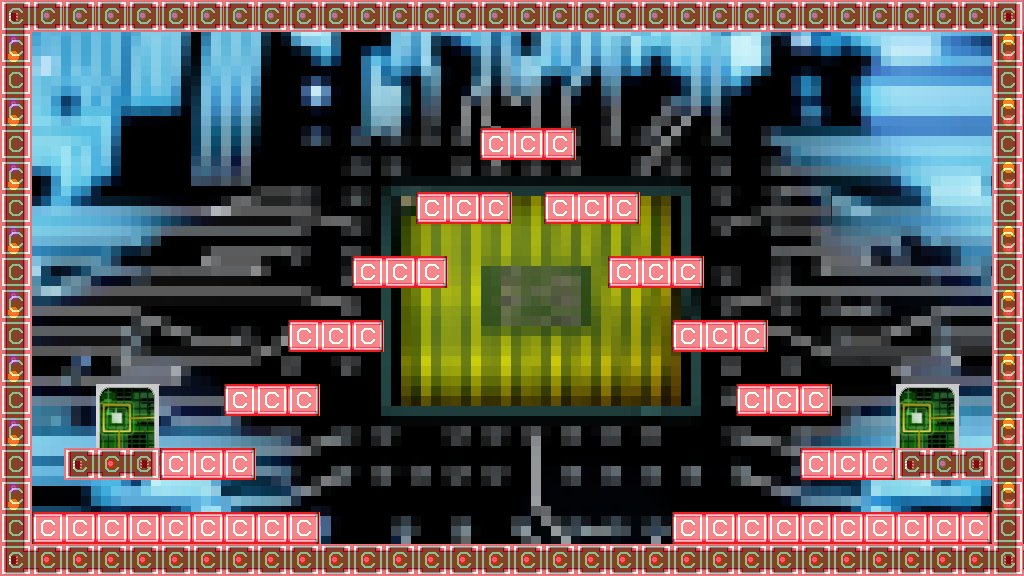

This is a level from a 2D game, rendered from its Tiled map with the project's own tilesets. A one-line summary and the complete map file follow:
An orthogonal 32x18 tile map with 32x32 px tiles, 4 tile layers (parallax, back, front, collision), 2 tilesets and 2 objects.

<map version="1.0" orientation="orthogonal" width="32" height="18" tilewidth="32" tileheight="32">
 <tileset firstgid="1" name="tilesetCollision" tilewidth="32" tileheight="32">
  <image source="../bitmaps/tilesetCollision.png" width="64" height="32" />
 </tileset>
 <tileset firstgid="3" name="tileset" tilewidth="32" tileheight="32">
  <image source="../bitmaps/tileset.png" width="1024" height="2528" />
 </tileset>
 <layer name="parallax" width="32" height="18">
  <data encoding="csv">
259,260,261,262,263,264,265,266,267,268,269,270,271,272,273,274,275,276,277,278,279,280,281,282,283,284,285,286,287,288,289,290,
291,292,293,294,295,296,297,298,299,300,301,302,303,304,305,306,307,308,309,310,311,312,313,314,315,316,317,318,319,320,321,322,
323,324,325,326,327,328,329,330,331,332,333,334,335,336,337,338,339,340,341,342,343,344,345,346,347,348,349,350,351,352,353,354,
355,356,357,358,359,360,361,362,363,364,365,366,367,368,369,370,371,372,373,374,375,376,377,378,379,380,381,382,383,384,385,386,
387,388,389,390,391,392,393,394,395,396,397,398,399,400,401,402,403,404,405,406,407,408,409,410,411,412,413,414,415,416,417,418,
419,420,421,422,423,424,425,426,427,428,429,430,431,432,433,434,435,436,437,438,439,440,441,442,443,444,445,446,447,448,449,450,
451,452,453,454,455,456,457,458,459,460,461,462,463,464,465,466,467,468,469,470,471,472,473,474,475,476,477,478,479,480,481,482,
483,484,485,486,487,488,489,490,491,492,493,494,495,496,497,498,499,500,501,502,503,504,505,506,507,508,509,510,511,512,513,514,
515,516,517,518,519,520,521,522,523,524,525,526,527,528,529,530,531,532,533,534,535,536,537,538,539,540,541,542,543,544,545,546,
547,548,549,550,551,552,553,554,555,556,557,558,559,560,561,562,563,564,565,566,567,568,569,570,571,572,573,574,575,576,577,578,
579,580,581,582,583,584,585,586,587,588,589,590,591,592,593,594,595,596,597,598,599,600,601,602,603,604,605,606,607,608,609,610,
611,612,613,614,615,616,617,618,619,620,621,622,623,624,625,626,627,628,629,630,631,632,633,634,635,636,637,638,639,640,641,642,
643,644,645,646,647,648,649,650,651,652,653,654,655,656,657,658,659,660,661,662,663,664,665,666,667,668,669,670,671,672,673,674,
675,676,677,678,679,680,681,682,683,684,685,686,687,688,689,690,691,692,693,694,695,696,697,698,699,700,701,702,703,704,705,706,
707,708,709,710,711,712,713,714,715,716,717,718,719,720,721,722,723,724,725,726,727,728,729,730,731,732,733,734,735,736,737,738,
739,740,741,742,743,744,745,746,747,748,749,750,751,752,753,754,755,756,757,758,759,760,761,762,763,764,765,766,767,768,769,770,
771,772,773,774,775,776,777,778,779,780,781,782,783,784,785,786,787,788,789,790,791,792,793,794,795,796,797,798,799,800,801,802,
803,804,805,806,807,808,809,810,811,812,813,814,815,816,817,818,819,820,821,822,823,824,825,826,827,828,829,830,831,832,833,834
</data>
 </layer>
 <layer name="back" width="32" height="18">
  <data encoding="csv">
0,0,0,0,0,0,0,0,0,0,0,0,0,0,0,0,0,0,0,0,0,0,0,0,0,0,0,0,0,0,0,0,
0,0,0,0,0,0,0,0,0,0,0,0,0,0,0,0,0,0,0,0,0,0,0,0,0,0,0,0,0,0,0,0,
0,0,0,0,0,0,0,0,0,0,0,0,0,0,0,0,0,0,0,0,0,0,0,0,0,0,0,0,0,0,0,0,
0,0,0,0,0,0,0,0,0,0,0,0,0,0,0,0,0,0,0,0,0,0,0,0,0,0,0,0,0,0,0,0,
0,0,0,0,0,0,0,0,0,0,0,0,0,0,0,0,0,0,0,0,0,0,0,0,0,0,0,0,0,0,0,0,
0,0,0,0,0,0,0,0,0,0,0,0,0,0,0,0,0,0,0,0,0,0,0,0,0,0,0,0,0,0,0,0,
0,0,0,0,0,0,0,0,0,0,0,0,0,0,0,0,0,0,0,0,0,0,0,0,0,6,0,0,0,0,0,0,
0,0,0,0,0,0,0,0,0,0,0,0,0,0,0,0,0,0,0,0,0,0,0,0,0,0,0,0,0,0,0,0,
0,0,0,0,0,0,0,0,0,0,0,0,0,0,0,0,0,0,0,0,0,0,0,0,0,0,0,0,0,0,0,0,
0,0,0,0,0,0,0,0,0,0,0,0,0,0,0,0,0,0,0,0,0,0,0,0,0,0,0,0,0,0,0,0,
0,0,0,0,0,0,0,0,0,0,0,0,0,0,0,0,0,0,0,0,0,0,0,0,0,0,0,0,0,0,0,0,
0,0,0,0,0,0,0,0,0,0,0,0,0,0,0,0,0,0,0,0,0,0,0,0,0,0,0,0,0,0,0,0,
0,0,0,107,108,0,0,0,0,0,0,0,0,0,0,0,0,0,0,0,0,0,0,0,0,0,0,0,107,108,0,0,
0,0,0,139,140,0,0,0,0,0,0,0,0,0,0,0,0,0,0,0,0,0,0,0,0,0,0,0,139,140,0,0,
0,0,0,0,0,0,0,0,0,0,0,0,0,0,0,0,0,0,0,0,0,0,0,0,0,0,0,0,0,0,0,0,
0,0,0,0,0,0,0,0,0,0,0,0,0,0,0,0,0,0,0,0,0,0,0,0,0,0,0,0,0,0,0,0,
0,0,0,0,0,0,0,0,0,0,0,0,0,0,0,0,0,0,0,0,0,0,0,0,0,0,0,0,0,0,0,0,
0,0,0,0,0,0,0,0,0,0,0,0,0,0,0,0,0,0,0,0,0,0,0,0,0,0,0,0,0,0,0,0
</data>
 </layer>
 <layer name="front" width="32" height="18">
  <data encoding="csv">
36,35,35,35,35,35,35,35,35,35,35,35,35,35,35,35,35,35,35,35,35,35,35,35,35,35,35,35,35,35,35,37,
133,0,0,0,0,0,0,0,0,0,0,0,0,0,0,0,0,0,0,0,0,0,0,0,0,0,0,0,0,0,0,134,
101,0,0,0,0,0,0,0,0,0,0,0,0,0,0,0,0,0,0,0,0,0,0,0,0,0,0,0,0,0,0,102,
133,0,0,0,0,0,0,0,0,0,0,0,0,0,0,0,0,0,0,0,0,0,0,0,0,0,0,0,0,0,0,134,
101,0,0,0,0,0,0,0,0,0,0,0,0,0,0,198,229,199,0,0,0,0,0,0,0,0,0,0,0,0,0,102,
133,0,0,0,0,0,0,0,0,0,0,0,0,0,0,0,0,0,0,0,0,0,0,0,0,0,0,0,0,0,0,134,
101,0,0,0,0,0,0,0,0,0,0,0,0,198,229,199,0,198,229,199,0,0,0,0,0,0,0,0,0,0,0,102,
133,0,0,0,0,0,0,0,0,0,0,0,0,0,0,0,0,0,0,0,0,0,0,0,0,0,0,0,0,0,0,134,
101,0,0,0,0,0,0,0,0,0,0,198,229,199,0,0,0,0,0,198,229,199,0,0,0,0,0,0,0,0,0,102,
133,0,0,0,0,0,0,0,0,0,0,0,0,0,0,0,0,0,0,0,0,0,0,0,0,0,0,0,0,0,0,134,
101,0,0,0,0,0,0,0,0,198,229,199,0,0,0,0,0,0,0,0,0,198,229,199,0,0,0,0,0,0,0,102,
133,0,0,0,0,0,0,0,0,0,0,0,0,0,0,0,0,0,0,0,0,0,0,0,0,0,0,0,0,0,0,134,
101,0,0,0,0,0,0,198,229,199,0,0,0,0,0,0,0,0,0,0,0,0,0,198,229,199,0,0,0,0,0,102,
133,0,0,0,0,0,0,0,0,0,0,0,0,0,0,0,0,0,0,0,0,0,0,0,0,0,0,0,0,0,0,134,
101,0,3,4,5,198,229,199,0,0,0,0,0,0,0,0,0,0,0,0,0,0,0,0,0,198,229,199,3,35,5,102,
133,0,0,0,0,0,0,0,0,0,0,0,0,0,0,0,0,0,0,0,0,0,0,0,0,0,0,0,0,0,0,134,
101,198,229,229,229,229,229,229,229,199,0,0,0,0,0,0,0,0,0,0,0,198,229,229,229,229,229,229,229,229,195,102,
68,4,4,4,4,4,4,4,4,4,4,4,4,4,4,4,4,4,4,4,4,4,4,4,4,4,4,4,4,4,4,69
</data>
 </layer>
 <layer name="collision" width="32" height="18" opacity="0.53">
  <data encoding="csv">
1,1,1,1,1,1,1,1,1,1,1,1,1,1,1,1,1,1,1,1,1,1,1,1,1,1,1,1,1,1,1,1,
1,0,0,0,0,0,0,0,0,0,0,0,0,0,0,0,0,0,0,0,0,0,0,0,0,0,0,0,0,0,0,1,
1,0,0,0,0,0,0,0,0,0,0,0,0,0,0,0,0,0,0,0,0,0,0,0,0,0,0,0,0,0,0,1,
1,0,0,0,0,0,0,0,0,0,0,0,0,0,0,0,0,0,0,0,0,0,0,0,0,0,0,0,0,0,0,1,
1,0,0,0,0,0,0,0,0,0,0,0,0,0,0,1,1,1,0,0,0,0,0,0,0,0,0,0,0,0,0,1,
1,0,0,0,0,0,0,0,0,0,0,0,0,0,0,0,0,0,0,0,0,0,0,0,0,0,0,0,0,0,0,1,
1,0,0,0,0,0,0,0,0,0,0,0,0,1,1,1,0,1,1,1,0,0,0,0,0,0,0,0,0,0,0,1,
1,0,0,0,0,0,0,0,0,0,0,0,0,0,0,0,0,0,0,0,0,0,0,0,0,0,0,0,0,0,0,1,
1,0,0,0,0,0,0,0,0,0,0,1,1,1,0,0,0,0,0,1,1,1,0,0,0,0,0,0,0,0,0,1,
1,0,0,0,0,0,0,0,0,0,0,0,0,0,0,0,0,0,0,0,0,0,0,0,0,0,0,0,0,0,0,1,
1,0,0,0,0,0,0,0,0,1,1,1,0,0,0,0,0,0,0,0,0,1,1,1,0,0,0,0,0,0,0,1,
1,0,0,0,0,0,0,0,0,0,0,0,0,0,0,0,0,0,0,0,0,0,0,0,0,0,0,0,0,0,0,1,
1,0,0,0,0,0,0,1,1,1,0,0,0,0,0,0,0,0,0,0,0,0,0,1,1,1,0,0,0,0,0,1,
1,0,0,0,0,0,0,0,0,0,0,0,0,0,0,0,0,0,0,0,0,0,0,0,0,0,0,0,0,0,0,1,
1,0,1,1,1,1,1,1,0,0,0,0,0,0,0,0,0,0,0,0,0,0,0,0,0,1,1,1,1,1,1,1,
1,0,0,0,0,0,0,0,0,0,0,0,0,0,0,0,0,0,0,0,0,0,0,0,0,0,0,0,0,0,0,1,
1,1,1,1,1,1,1,1,1,1,0,0,0,0,0,0,0,0,0,0,0,1,1,1,1,1,1,1,1,1,1,1,
1,1,1,1,1,1,1,1,1,1,1,1,1,1,1,1,1,1,1,1,1,1,1,1,1,1,1,1,1,1,1,1
</data>
 </layer>
 <objectgroup name="wires" width="0" height="0">
  <object x="928" y="416">
   <polyline points="0,0 0,-128 96,-128" />
  </object>
  <object x="0" y="416">
   <polyline points="0,0 128,0" />
  </object>
 </objectgroup>
</map>
